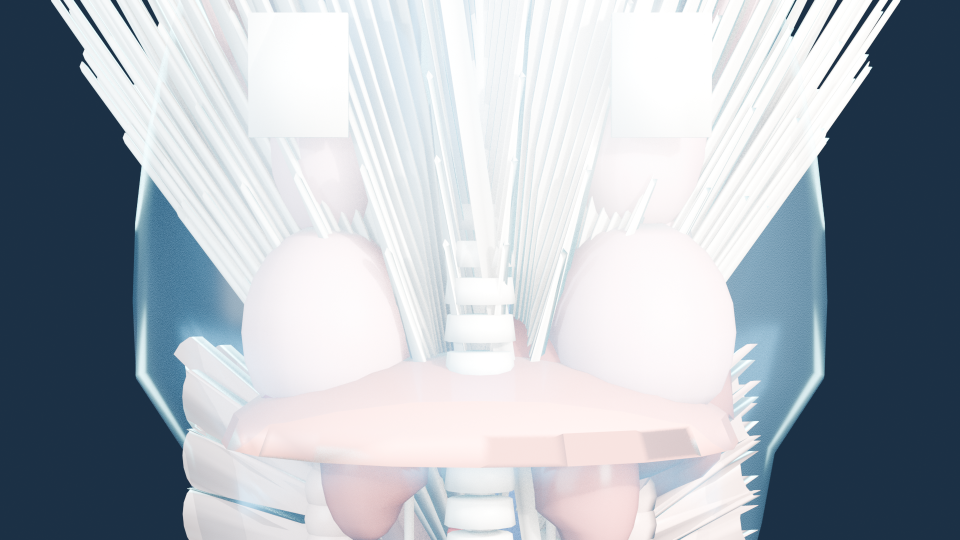
#> input picture Assets/MedicalSimulation/Art/Renders/Render_01_Complete_Anatomical_Torso.png, 1920 x 1080 px, found by its file name (shown at 1/2 size)
$ python generate_thumbnails.py
#> lines starting #> are read from the running program, lines starting #| are printed output that depends on the picture
from PIL import Image
import os

renders_dir = r"c:\Projects\New folder\Assets\MedicalSimulation\Art\Renders"

mappings = [
    ("Thumb_Level1_Anatomy.png", "Render_01_Complete_Anatomical_Torso.png"),
    ("Thumb_Level2_Cardiology.png", "Render_05_Detailed_Heart.png"),
    ("Thumb_Level3_Dental.png", "Thumb_Level3_Dental.png"),
    ("Thumb_Level4_Surgery.png", "Render_07_Digestive_System.png"),
    ("Thumb_Level5_Diagnosis.png", "Render_04_Cardiovascular_System.png"),
    ("Thumb_Level6_Procedure.png", "Render_09_Brain_Nervous_System.png"),
    ("Thumb_Level7_OperatingTheatre.png", "Thumb_Level7_OperatingTheatre.png"),
]

for target_name, src_name in mappings:
    src_path = os.path.join(renders_dir, src_name)
    dst_path = os.path.join(renders_dir, target_name)
    if os.path.exists(src_path):
        im = Image.open(src_path)
#> im is the input picture: PIL image 1920x1080 RGBA; mean R, G, B, A 169.9, 177.8, 186.1, 255
        im_resized = im.resize((320, 180), Image.Resampling.LANCZOS)
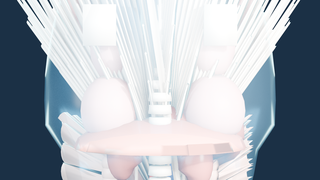
#> im_resized: PIL image 320x180 RGBA; mean R, G, B, A 169.8, 177.7, 186.1, 255
        im_resized.save(dst_path, "PNG")
        print(f"Created {target_name} ({im_resized.size})")
#| Created Thumb_Level1_Anatomy.png ((320, 180))
    else:
        print(f"Source not found: {src_path}")
#> pass 2 of the loop `for target_name, src_name in mappings:`:
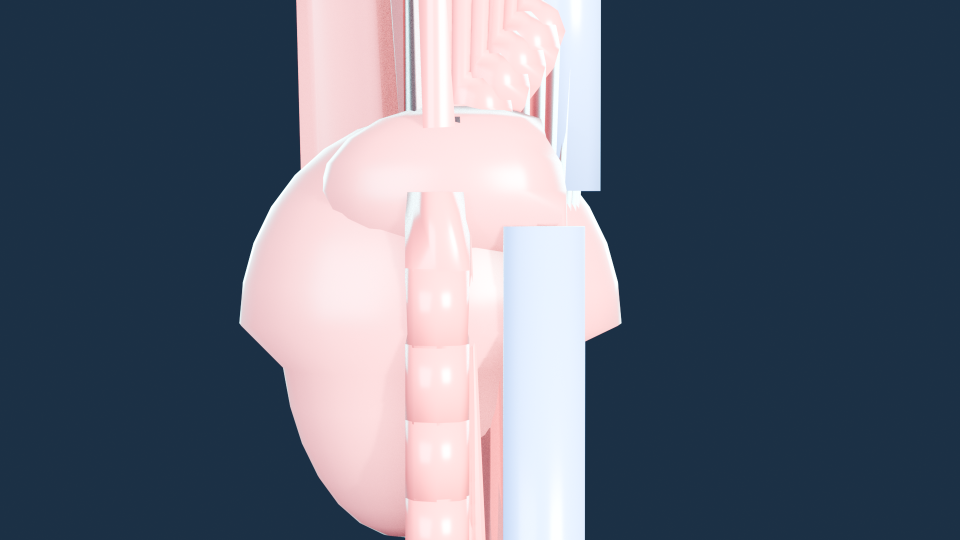
#> input picture Assets/MedicalSimulation/Art/Renders/Render_05_Detailed_Heart.png, 1920 x 1080 px, found by its file name (shown at 1/2 size)
#> im is the input picture: PIL image 1920x1080 RGBA; mean R, G, B, A 96.7, 104.1, 119.4, 255
#> `im_resized = im.resize((320, 180), Image.Resampling.LANCZOS)`:
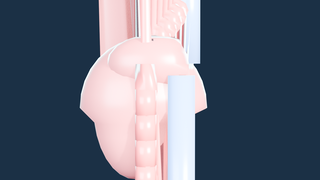
#> im_resized: PIL image 320x180 RGBA; mean R, G, B, A 96.5, 104, 119.5, 255
#| Created Thumb_Level2_Cardiology.png ((320, 180))
